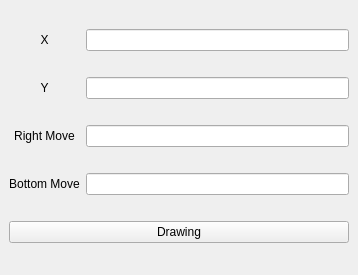
<?xml version="1.0" encoding="UTF-8"?>
<ui version="4.0">
 <class>Rect</class>
 <widget class="QMainWindow" name="Rect">
  <property name="geometry">
   <rect>
    <x>0</x>
    <y>0</y>
    <width>358</width>
    <height>275</height>
   </rect>
  </property>
  <property name="windowTitle">
   <string>MainWindow</string>
  </property>
  <widget class="QWidget" name="centralwidget">
   <layout class="QGridLayout" name="gridLayout">
    <item row="0" column="0">
     <widget class="QLabel" name="label">
      <property name="layoutDirection">
       <enum>Qt::LeftToRight</enum>
      </property>
      <property name="text">
       <string>X</string>
      </property>
      <property name="alignment">
       <set>Qt::AlignCenter</set>
      </property>
     </widget>
    </item>
    <item row="0" column="1">
     <widget class="QLineEdit" name="lineEdit_X"/>
    </item>
    <item row="1" column="0">
     <widget class="QLabel" name="label_2">
      <property name="text">
       <string>Y</string>
      </property>
      <property name="alignment">
       <set>Qt::AlignCenter</set>
      </property>
     </widget>
    </item>
    <item row="2" column="0">
     <widget class="QLabel" name="label_3">
      <property name="text">
       <string>Right Move</string>
      </property>
      <property name="alignment">
       <set>Qt::AlignCenter</set>
      </property>
     </widget>
    </item>
    <item row="2" column="1">
     <widget class="QLineEdit" name="lineEdit_Right"/>
    </item>
    <item row="3" column="0">
     <widget class="QLabel" name="label_4">
      <property name="text">
       <string>Bottom Move</string>
      </property>
      <property name="alignment">
       <set>Qt::AlignCenter</set>
      </property>
     </widget>
    </item>
    <item row="3" column="1">
     <widget class="QLineEdit" name="lineEdit_Bottom"/>
    </item>
    <item row="4" column="0" colspan="2">
     <widget class="QPushButton" name="Dreawing_button">
      <property name="text">
       <string>Drawing</string>
      </property>
     </widget>
    </item>
    <item row="1" column="1">
     <widget class="QLineEdit" name="lineEdit_Y"/>
    </item>
   </layout>
  </widget>
 </widget>
 <resources/>
 <connections/>
</ui>
